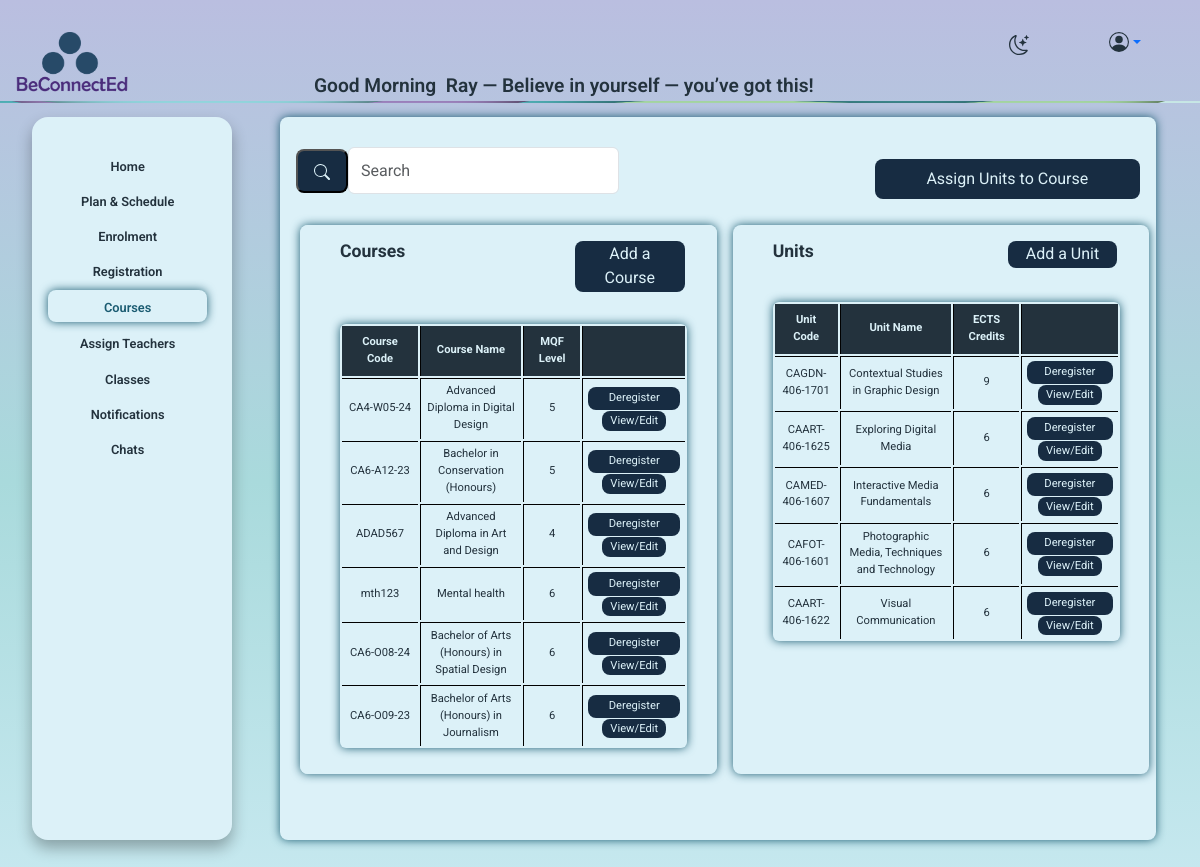
/courses_admin.php (signed in), run on the app's committed database.
### tables this page shows
CREATE TABLE `course` (
  `course_id` int(11) NOT NULL,
  `course_name` varchar(255) DEFAULT NULL,
  `course_code` varchar(100) DEFAULT NULL,
  `institute_id` int(11) DEFAULT NULL,
  `is_active` tinyint(1) NOT NULL,
  `MQF_Level` int(50) DEFAULT NULL,
  `credits` int(50) NOT NULL,
  `duration` varchar(50) NOT NULL,
  `course_description` text NOT NULL
);

CREATE TABLE `unit` (
  `unit_id` int(11) NOT NULL,
  `unit_name` varchar(255) DEFAULT NULL,
  `unit_code` varchar(100) DEFAULT NULL,
  `course_id` int(11) DEFAULT NULL,
  `ects_credits` int(11) DEFAULT NULL,
  `unit_description` text NOT NULL,
  `is_active` int(11) NOT NULL,
  `unit_duration` varchar(50) NOT NULL
);

### includes/functions.php (called while the page is built, shortened)
<?PHP
function getCourses($conn){
   $sql = "SELECT course.*, institute.institute_name
            FROM course
            Left JOIN institute ON course.institute_id = institute.institute_id";
$stmt = mysqli_stmt_init($conn);
if(!mysqli_stmt_prepare($stmt, $sql)) {
    exit();
}
mysqli_stmt_execute($stmt);
$result = mysqli_stmt_get_result($stmt);
return $result;
}
function getUnits($conn){
   $sql = "SELECT * FROM unit";
$stmt = mysqli_stmt_init($conn);
if(!mysqli_stmt_prepare($stmt, $sql)) {
    exit();
}
mysqli_stmt_execute($stmt);
$result = mysqli_stmt_get_result($stmt);
return $result;
}

### courses_admin.php (the view, shortened to what this page needs)
<?php
include "includes/nav.php";
?>
<div class="container-fluid">
  <div class="row">
      <div class="col-lg-2 col-md-3 p-0">
          <?php include 'includes/menuadmin.php'; ?>
      </div>
<div class="col-1"></div>
  <div class="col-lg-9 col-md-8 col-sm-12">
      <div class="row">
        <div class="col-12">
            <div class="form_bg4 mb-4">
                <div class="row align-items-center">
                    <div class="col-lg-5 col-md-6 col-sm-12">
                        <form class="d-flex">
                            <button class="search_button btn-outline-success my-3" type="submit">
                                <svg xmlns="http://www.w3.org/2000/svg" width="16" height="16"
                                     fill="currentColor" class="bi bi-search" viewBox="0 0 16 16">
                                    <path d="M11.742 10.344a6.5 6.5 0 1 0-1.397 1.398h-.001q.044.06.098.115l3.85 3.85a1 1 0 0 0 1.415-1.414l-3.85-3.85a1 1 0 0 0-.115-.1zM12 6.5a5.5 5.5 0 1 1-11 0 5.5 5.5 0 0 1 11 0"/>
                                </svg>
                            </button>
                            <input class="form-control" type="search" placeholder="Search">
                        </form>
                    </div>
                    <div class="col-lg-4 col-md-4 col-sm-12 text-end ">
                    <button type="button" class="btn button" data-bs-toggle="modal" data-bs-target="#assignUnitsModal">
                    Assign Units to Course
                    </button>
                    </div>
<div class="form_bg2">
    <div class="row align-items-center">
<div class="row">
  <div class="col-lg-8 col-md-8 col-sm-12">
    <h2 class=" form_title2">Courses</h2>
  </div>
  <div class="col-lg-4">
    <a class="button6"  href="add_course.php">Add a Course</a>
  </div>
</div>
<div class="col-lg-11 col-md-11 col-sm-12">
<table class="table_admin"  >
  <tr>
    <th>Course Code</th>
    <th>Course Name</th >
    <th>MQF Level</th >
     <th></th>
  </tr>
  <?php
  $result = getCourses($conn);
  while($row = mysqli_fetch_assoc($result)){
  echo '<tr>';
  echo '<td>' .($row['course_code']) . '</td>';
echo '<td>' . ($row['course_name']) . '</td>';
echo '<td>' . ($row['MQF_Level']) . '</td>';
echo '<td class="text-center">';
echo '
<span  type="button" class="button4" data-bs-toggle="modal" data-bs-target="#confirmModal"
    data-type="course"
    data-id="' . (int)$row['course_id'] . '"
    data-action="' . ($row['is_active'] ? 'deactivate' : 'activate') . '">
    ' . ($row['is_active'] ? 'Deregister' : 'Register') . '
</span>';
echo '<a href="edit_course.php?course_id=' . $row['course_id'] . '" class="button4">View/Edit</a>';
echo '</td>';
echo '</tr>';
}
  ?>
</table>
</div>
        </div>
            </div>
<div class="form_bg2">
  <div class="row align-items-center">
   <div class="row">
  <div class="col-lg-8 .col-md-8 .col-sm-12">
    <h2 class=" form_title2">Units</h2>
  </div>
  <div class="col-lg-4 ">
    <a class="button6"  href="add_unit.php">Add a Unit</a>
  </div>
</div>
<div class="col-lg-11 col-md-11 col-sm-12">
<table class="table_admin"  >
  <tr>
     <th>Unit Code</th>
    <th>Unit Name</th >
    <th>ECTS Credits</th >
     <th></th>
  </tr>
  <?php
  $result = getUnits($conn);
  while($row = mysqli_fetch_assoc($result)){
  echo '<tr>';
echo '<td>' . ($row['unit_code']) . '</td>';
echo '<td>' .($row['unit_name']) . '</td>';
echo '<td>' . ($row['ects_credits']) . '</td>';
echo '<td class="text-center">';
echo '
<span type="button" class="button4" label="Register or Deregister" data-bs-toggle="modal" data-bs-target="#confirmModal"
    data-type="unit"
    data-id="' . (int)$row['unit_id'] . '"
    data-action="' . ($row['is_active'] ? 'deactivate' : 'activate') . '">
    ' . ($row['is_active'] ? 'Deregister' : 'Register') . '
</span>';
echo '<a href="edit_unit.php?unit_id=' . $row['unit_id'] . '" class="button4">View/Edit</a>';
echo '</td>';
echo '</tr>';
}
  ?>
</table>
</div>
        </div>
            </div>
         </div>
      </div>
   </div>
</div>
</div>

### css/style.css (style rules this page uses)
:root { --base-color: linear-gradient(to bottom, #babee0, #a9dadc, #ccebf3); --base-variant: #dcf1f8; --text-color: #23323d; --secondary-text: #1a5b71; --button-color: #172c42; --hover-button: #1a5b71; }
h2 { color: var(--text-color); font-size: 1.1rem; text-decoration: none ; font-weight: 550 ; }
.form_title2 { color: var(--text-color); font-size: 1.1rem; text-decoration: none ; font-weight: 700 ; margin-left: 2rem; text-align: left; }
body { margin-top:2rem; padding: 0; min-height: 92vh; background: var(--base-color); background-attachment: fixed; font-family: Roboto, "Helvetica Neue", Helvetica, sans-serif; width: 100%; overflow: hidden; overflow-x: hidden; }
.form_bg2 { box-shadow: 0 0 10px var(--secondary-text); color: var(--secondary-text); border-radius: .5rem; background-color: var(--base-variant); width: 48%; margin-top: 1rem; margin-left: 1rem; min-height: 57vh; max-height: 57vh; padding: 1rem .5rem; text-align: center; overflow-y: auto; overflow-x: hidden; display: flex; flex-direction: column; justify-content: top; }
.form_bg4 { box-shadow: 0 0 10px var(--secondary-text); color: var(--secondary-text); border-radius: .5rem; background-color: var(--base-variant); width: 100%; margin-top: 1rem; margin-left: -2rem; min-height: 75vh; max-height: 75vh; padding: 1rem; text-align: center; overflow-y: hidden; overflow-x: hidden; display: flex; flex-direction: column; justify-content: top; }
.table_admin { color: var(--text-color); }
td { text-align: center; width: 1rem; }
.form-control { width: 100% !important; margin: .9rem .9rem .9rem 0rem; }
.button { width: 100% !important; text-decoration: none; color: var( --base-variant); border-radius: .5rem; margin-top: 1rem; padding: .5rem 1rem .5rem 1rem; background-color:var(--button-color); }
button.button, a.button { width: 100%; text-decoration: none; color: var(--base-variant); border-radius: .5rem; margin-top: 1rem; padding: .5rem 1rem; background-color: var(--button-color); border: none; display: block; text-align: center; }
.button4 { width: 100% !important; text-decoration: none; color: var( --base-variant); border-radius: .5rem; margin-bottom: .2rem; padding: .2rem .5rem .2rem .5rem; background-color:var(--button-color); }
.button6 { width: 7rem; text-decoration: none; color: var( --base-variant); border-radius: .5rem; padding: .1rem .5rem .1rem .5rem; background-color:var(--button-color); display: flex; text-align: center; display:table-cell; }
.search_button { text-decoration: none; color: var( --base-variant); border-radius: .5rem; margin-top: 1rem; padding: .5rem 1rem .5rem 1rem; background-color:var(--button-color); }
table { border-collapse:separate; border-radius:6px; margin: 2rem; box-shadow: 0 0 10px var(--secondary-text); padding: 0%; width: 95% !important; }
td, th { border-left:solid black 1px; border-top:solid black 1px; }
td { padding: .3rem; font-size: .7rem; }
th { background-color: var(--text-color); padding: .5rem; border-top: none; color: var(--base-variant); font-size: .7rem; }
td:first-child, th:first-child { border-left: none; }

### data on the page
course: course_code "CA4-W05-24", course_name "Advanced Diploma in Digital Design", MQF_Level "5", is_active "Deregister"
course: course_code "CA6-A12-23", course_name "Bachelor in Conservation (Honours)", MQF_Level "5", is_active "Deregister"
course: course_code "ADAD567", course_name "Advanced Diploma in Art and Design", MQF_Level "4", is_active "Deregister"
course: course_code "mth123", course_name "Mental health", MQF_Level "6", is_active "Deregister"
course: course_code "CA6-O08-24", course_name "Bachelor of Arts (Honours) in Spatial Design", MQF_Level "6", is_active "Deregister"
course: course_code "CA6-O09-23", course_name "Bachelor of Arts (Honours) in Journalism", MQF_Level "6", is_active "Deregister"
unit: unit_code "CAGDN-406-1701", unit_name "Contextual Studies in Graphic Design", ects_credits "9", is_active "Deregister"
unit: unit_code "CAART-406-1625", unit_name "Exploring Digital Media", ects_credits "6", is_active "Deregister"
unit: unit_code "CAMED-406-1607", unit_name "Interactive Media Fundamentals", ects_credits "6", is_active "Deregister"
unit: unit_code "CAFOT-406-1601", unit_name "Photographic Media, Techniques and Technology", ects_credits "6", is_active "Deregister"
unit: unit_code "CAART-406-1622", unit_name "Visual Communication", ects_credits "6", is_active "Deregister"

### other printed values
$first . ' ' . $last "Ray"
